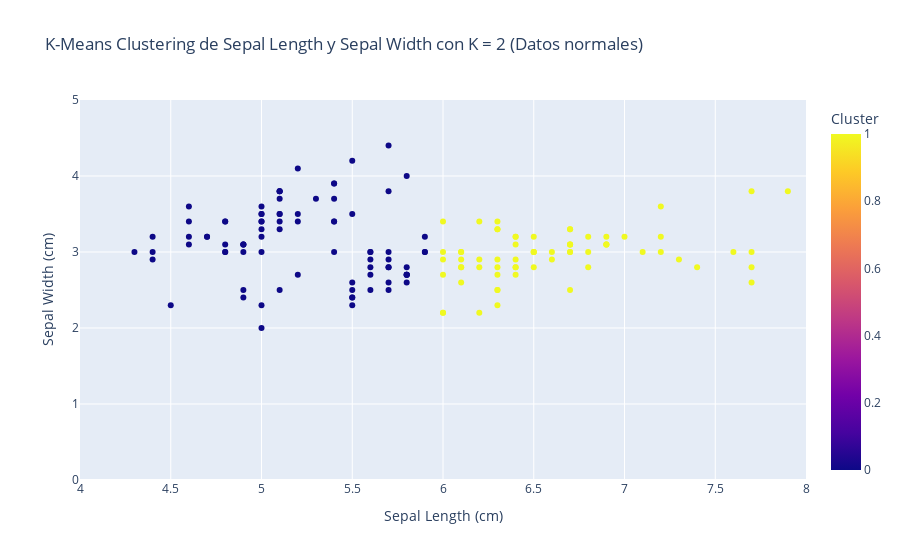

The code cell stored with this chart in its notebook:
### Code cell
import plotly.express as px

fig = px.scatter(data_con_clusters, 
                 x = "sepal_length", 
                 y = "sepal_width", 
                 color = "Cluster",
                 labels={
                     "sepal_length": "Sepal Length (cm)",
                     "sepal_width": "Sepal Width (cm)"
                    },
                 title="K-Means Clustering de Sepal Length y Sepal Width con K = 2 (Datos normales)"
                )

fig.update_xaxes(range=[4, 8])
fig.update_yaxes(range=[0, 5])

fig.show()

### Figure 1 — Plotly figure (JSON) as saved in the notebook; plotly's stock layout.template omitted (floating-point values rounded to 4 significant figures; data arrays with more than 128 entries replaced by an {"elided": "..."} marker saying what was removed)
{"data": [{"hovertemplate": "Sepal Length (cm)=%{x}<br>Sepal Width (cm)=%{y}<br>Cluster=%{marker.color}<extra></extra>", "legendgroup": "", "marker": {"color": {"elided": "150 int values"}, "coloraxis": "coloraxis", "symbol": "circle"}, "mode": "markers", "name": "", "orientation": "v", "showlegend": false, "type": "scatter", "x": {"elided": "150 float values"}, "xaxis": "x", "y": {"elided": "150 float values"}, "yaxis": "y"}], "layout": {"coloraxis": {"colorbar": {"title": {"text": "Cluster"}}, "colorscale": [[0, "#0d0887"], [0.1111, "#46039f"], [0.2222, "#7201a8"], [0.3333, "#9c179e"], [0.4444, "#bd3786"], [0.5556, "#d8576b"], [0.6667, "#ed7953"], [0.7778, "#fb9f3a"], [0.8889, "#fdca26"], [1, "#f0f921"]]}, "legend": {"tracegroupgap": 0}, "title": {"text": "K-Means Clustering de Sepal Length y Sepal Width con K = 2 (Datos normales)"}, "xaxis": {"anchor": "y", "domain": [0, 1], "range": [4, 8], "title": {"text": "Sepal Length (cm)"}}, "yaxis": {"anchor": "x", "domain": [0, 1], "range": [0, 5], "title": {"text": "Sepal Width (cm)"}}}}
